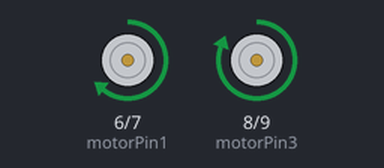
A sketch run on a simulated Arduino Uno, built with avr-gcc and run on an emulated ATmega328P. Parts: motor-driver pin pairs drawn as motors (green arrow = first pin HIGH = forward, orange = second pin HIGH = backward, longer = more drive).

Above: at 0.1 s.
At 5.1 s:
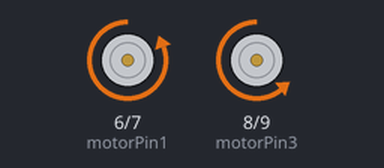
At 10.1 s:
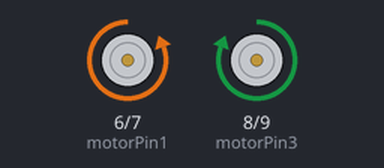
At 12.1 s:
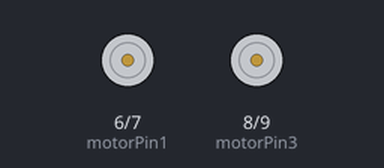
Timing chart, 0 to 13.6 s (numbered marks = the images above):
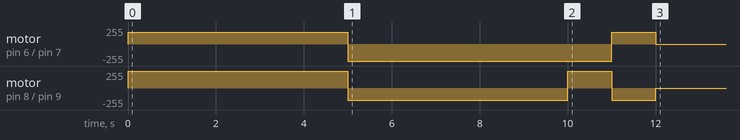

The sketch:

gearedmotortest2.ino
```cpp
//L293D
//Motor A
const int motorPin1  =6 ;  // Pin 14 of L293
const int motorPin2  = 7;  // Pin 10 of L293
//Motor B
const int motorPin3  = 8; // Pin  7 of L293
const int motorPin4  = 9;  // Pin  2 of L293

//This will run only one time.
void setup(){

    //Set pins as outputs
    pinMode(motorPin1, OUTPUT);
    pinMode(motorPin2, OUTPUT);
    pinMode(motorPin3, OUTPUT);
    pinMode(motorPin4, OUTPUT);

    //Motor Control - Motor A: motorPin1,motorpin2 & Motor B: motorpin3,motorpin4

    //This code  will turn Motor A clockwise for 2 sec.
    analogWrite(motorPin1, 180);
    analogWrite(motorPin2, 0);
    analogWrite(motorPin3, 180);
    analogWrite(motorPin4, 0);
    delay(5000);
    //This code will turn Motor A counter-clockwise for 2 sec.
    analogWrite(motorPin1, 0);
    analogWrite(motorPin2, 180);
    analogWrite(motorPin3, 0);
    analogWrite(motorPin4, 180);
    delay(5000);

    //This code will turn Motor B clockwise for 2 sec.
    analogWrite(motorPin1, 0);
    analogWrite(motorPin2, 180);
    analogWrite(motorPin3, 180);
    analogWrite(motorPin4, 0);
    delay(1000);
    //This code will turn Motor B counter-clockwise for 2 sec.
    analogWrite(motorPin1, 180);
    analogWrite(motorPin2, 0);
    analogWrite(motorPin3, 0);
    analogWrite(motorPin4, 180);
    delay(1000);

    //And this code will stop motors
    analogWrite(motorPin1, 0);
    analogWrite(motorPin2, 0);
    analogWrite(motorPin3, 0);
    analogWrite(motorPin4, 0);

}


void loop(){


}
```
